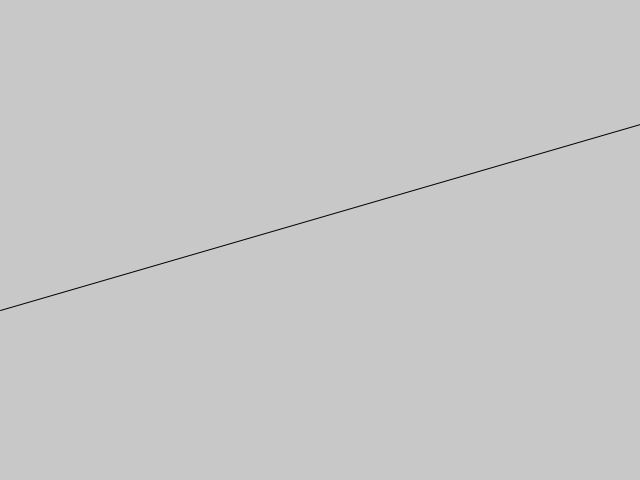
Frame 1 (no input)
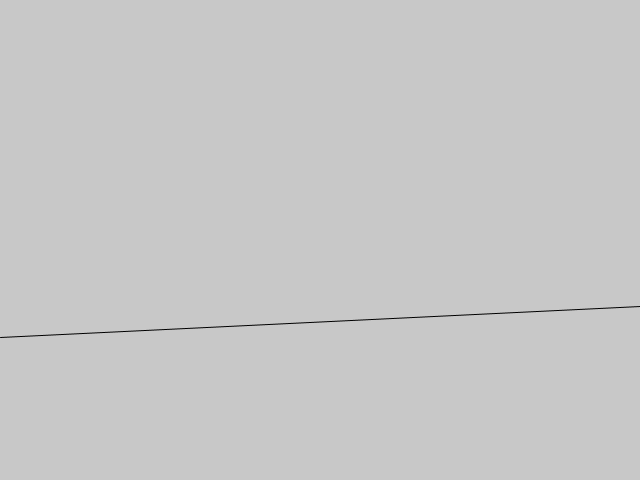
Frame 60 (the mouse pressed at the canvas centre just before this capture)
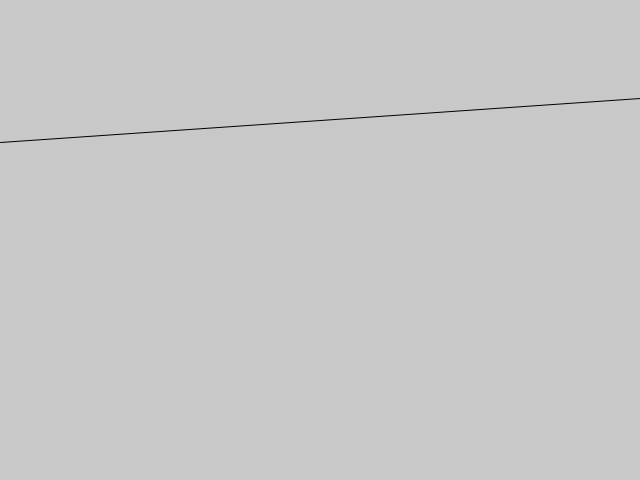
Frame 120 (the mouse held since frame 60 and released just before this capture)

The Processing sketch that drew these frames (run headless with seeded random() and noise(); from frame 60 on, the mouse is pressed at the canvas centre):

// Processing sketch: sketch_150207d
// ── sketch_150207d.pde
void setup(){
  size(640, 480);
  //strokeWeight(5);
  frameRate(60);
  //noStroke();
}

void draw(){
  background(200);
  float y1 = random(height);
  float y2 = random(height);
  line(0, y1, width, y2);
}
